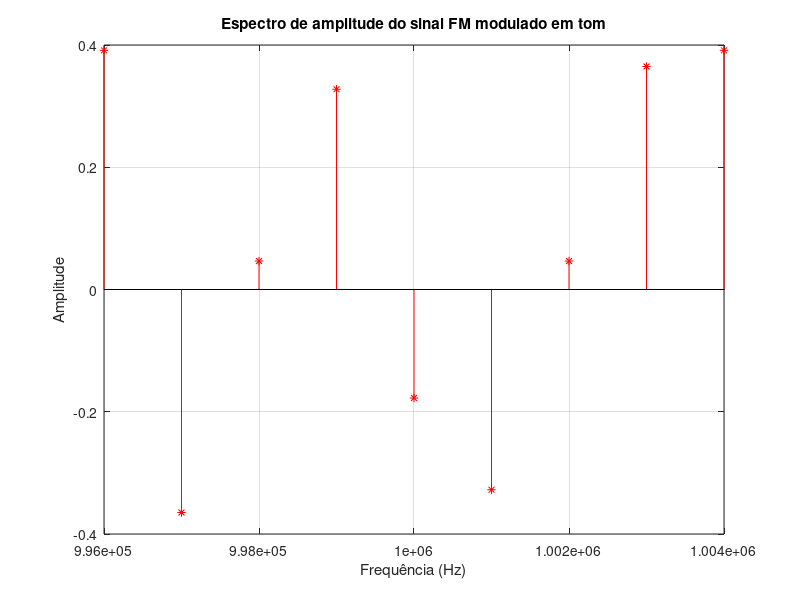

This chart was generated by the following MATLAB code:
% Parâmetros
alpha_c = 1;          % Amplitude do sinal (assumida como 1 para este exemplo)
omega_c = 2 * pi * 1e6; % Frequência de portadora (1 MHz para este exemplo)
omega_m = 2 * pi * 1e3; % Frequência do modulador (1 kHz para este exemplo)
beta = 5;             % Índice de modulação (arbitrário para este exemplo)

% Calcule as frequências laterais e as amplitudes
k_max = floor(9/2);  % Como estamos considerando uma faixa de 9*omega_m
k_values = -k_max:k_max;
frequencies = omega_c + k_values * omega_m;
amplitudes = alpha_c * besselj(k_values, beta);

% Plotagem do espectro de amplitude
figure;
stem(frequencies/(2*pi), amplitudes, 'r*-'); % Divide por 2*pi para obter em Hz
title('Espectro de amplitude do sinal FM modulado em tom');
xlabel('Frequência (Hz)');
ylabel('Amplitude');
grid on;
